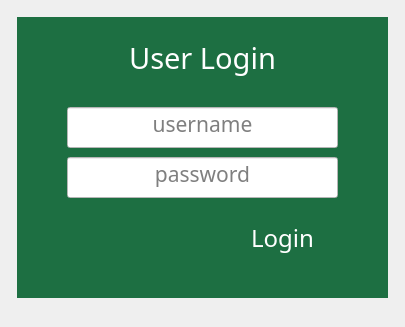
      <widget class="QWidget" name="tab_2">
       <attribute name="title">
        <string>login</string>
       </attribute>
       <layout class="QGridLayout" name="gridLayout_2">
        <item row="0" column="1">
         <widget class="QWidget" name="widget_12" native="true"/>
        </item>
        <item row="1" column="2">
         <widget class="QWidget" name="widget_13" native="true"/>
        </item>
        <item row="4" column="1">
         <widget class="QWidget" name="widget_16" native="true"/>
        </item>
        <item row="2" column="1">
         <widget class="QWidget" name="widget_14" native="true"/>
        </item>
        <item row="3" column="1">
         <widget class="QWidget" name="widget_15" native="true"/>
        </item>
        <item row="1" column="0">
         <widget class="QWidget" name="widget_11" native="true"/>
        </item>
        <item row="1" column="1">
         <widget class="QWidget" name="widget_10" native="true">
          <property name="minimumSize">
           <size>
            <width>371</width>
            <height>281</height>
           </size>
          </property>
          <property name="maximumSize">
           <size>
            <width>371</width>
            <height>281</height>
           </size>
          </property>
          <property name="styleSheet">
           <string notr="true">background-color: rgb(29, 111, 66);</string>
          </property>
          <widget class="QLabel" name="label">
           <property name="geometry">
            <rect>
             <x>10</x>
             <y>20</y>
             <width>351</width>
             <height>41</height>
            </rect>
           </property>
           <property name="font">
            <font>
             <family>Segoe UI Light</family>
             <pointsize>22</pointsize>
            </font>
           </property>
           <property name="styleSheet">
            <string notr="true">color: rgb(255, 255, 255);</string>
           </property>
           <property name="text">
            <string>User Login</string>
           </property>
           <property name="alignment">
            <set>Qt::AlignCenter</set>
           </property>
          </widget>
          <widget class="QLineEdit" name="login_username">
           <property name="geometry">
            <rect>
             <x>50</x>
             <y>90</y>
             <width>271</width>
             <height>41</height>
            </rect>
           </property>
           <property name="font">
            <font>
             <family>Segoe UI Light</family>
             <pointsize>16</pointsize>
            </font>
           </property>
           <property name="styleSheet">
            <string notr="true">color: rgb(0, 0, 0);
selection-background-color: rgb(129, 129, 129);
background-color: rgb(255, 255, 255);</string>
           </property>
           <property name="alignment">
            <set>Qt::AlignHCenter|Qt::AlignTop</set>
           </property>
           <property name="placeholderText">
            <string>username</string>
           </property>
          </widget>
          <widget class="QLineEdit" name="login_password">
           <property name="geometry">
            <rect>
             <x>50</x>
             <y>140</y>
             <width>271</width>
             <height>41</height>
            </rect>
           </property>
           <property name="font">
            <font>
             <family>Segoe UI Light</family>
             <pointsize>16</pointsize>
            </font>
           </property>
           <property name="styleSheet">
            <string notr="true">color: rgb(0, 0, 0);
selection-background-color: rgb(129, 129, 129);
background-color: rgb(255, 255, 255);</string>
           </property>
           <property name="echoMode">
            <enum>QLineEdit::Password</enum>
           </property>
           <property name="alignment">
            <set>Qt::AlignHCenter|Qt::AlignTop</set>
           </property>
           <property name="placeholderText">
            <string>password</string>
           </property>
          </widget>
          <widget class="QPushButton" name="login_button">
           <property name="geometry">
            <rect>
             <x>210</x>
             <y>200</y>
             <width>111</width>
             <height>41</height>
            </rect>
           </property>
           <property name="font">
            <font>
             <family>Segoe UI Light</family>
             <pointsize>18</pointsize>
            </font>
           </property>
           <property name="layoutDirection">
            <enum>Qt::RightToLeft</enum>
           </property>
           <property name="styleSheet">
            <string notr="true">color: rgb(255, 255, 255);
</string>
           </property>
           <property name="text">
            <string>Login</string>
           </property>
           <property name="icon">
            <iconset resource="icons.qrc">
             <normaloff>:/icons/next-page.png</normaloff>:/icons/next-page.png</iconset>
           </property>
           <property name="iconSize">
            <size>
             <width>35</width>
             <height>35</height>
            </size>
           </property>
           <property name="flat">
            <bool>true</bool>
           </property>
          </widget>
          <widget class="QLabel" name="login_error_message">
           <property name="geometry">
            <rect>
             <x>30</x>
             <y>240</y>
             <width>321</width>
             <height>31</height>
            </rect>
           </property>
           <property name="font">
            <font>
             <family>Segoe UI Light</family>
             <pointsize>11</pointsize>
             <weight>3</weight>
             <italic>false</italic>
             <bold>false</bold>
            </font>
           </property>
           <property name="styleSheet">
            <string notr="true">font: 25 11pt &quot;Segoe UI Light&quot;;
color: rgb(255, 181, 182);</string>
           </property>
           <property name="text">
            <string/>
           </property>
           <property name="alignment">
            <set>Qt::AlignCenter</set>
           </property>
          </widget>
         </widget>
        </item>
       </layout>
      </widget>
